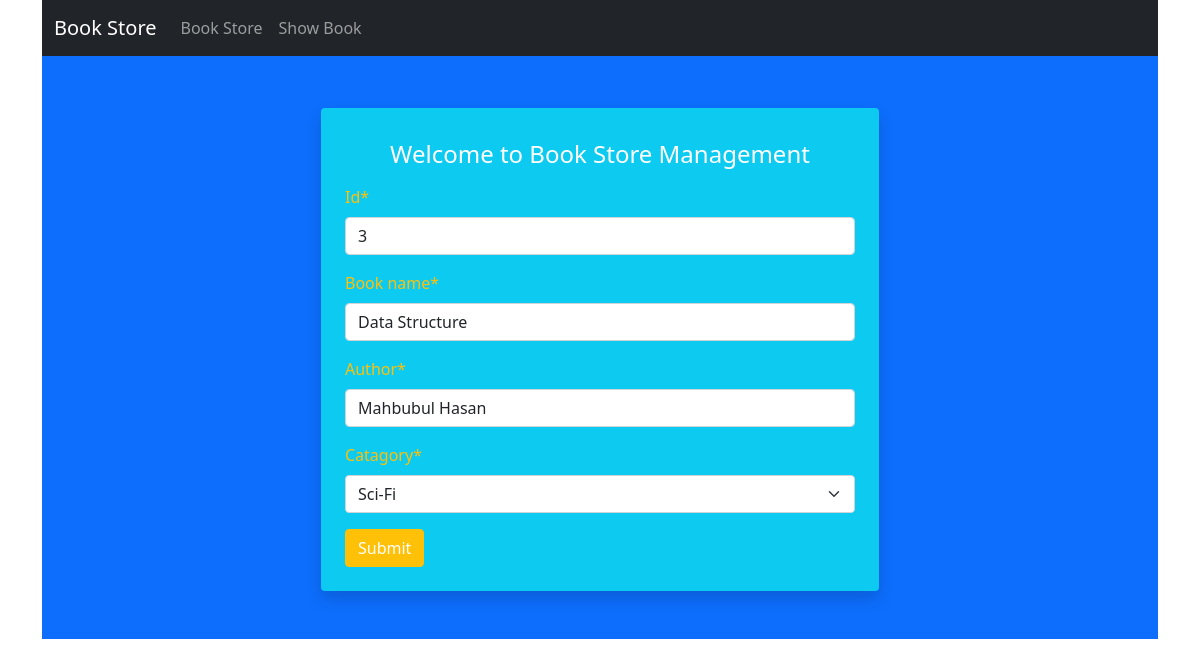
/edit_book/3, run on the app's committed database.
### book/models.py (models this page shows)
class BookStoreModel(models.Model):
    CATAGORY = (
        ('Mysteri','Mysteri'),
        ('Theriler', 'Theriler'),
        ('Sci-Fi', 'Sci-Fi'),
        ('Humor', 'Humor'),
        ('Horror', 'Horror')
    )
    id = models.IntegerField(primary_key=True)
    book_name = models.CharField(max_length=50)
    author = models.CharField(max_length=50)
    catagory = models.CharField(max_length=50, choices=CATAGORY)
    first_pub = models.DateTimeField( auto_now_add=True)
    last_pub = models.DateTimeField(auto_now=True)

### book/views.py (the view)
# urls.py: path('edit_book/<int:id>',edit_book,name='editbook'),
def edit_book(request,id):
    book = BookStoreModel.objects.get(pk=id)
    form = BookStoreForm(instance=book)
    if request.method=='POST':
        form = BookStoreForm(request.POST,instance=book)
        if form.is_valid():
            form.save()
            return redirect('showbook')
    return render(request,"store_book.html",{'form':form})

### book/forms.py
class BookStoreForm(forms.ModelForm):
    class Meta:
        model = BookStoreModel
        exclude = ['first_pub','last_pub']

### book/templates/store_book.html (shortened to what this page needs)
{% extends 'base.html' %}
{% load crispy_forms_tags %}
{% block content %}
<div class="h-auto bg-primary mt-0 pt-5 pb-5">
    <form method="POST" class="w-50 m-auto p-4 bg-info shadow text-warning rounded mt-1">
        <h4 class="text-center p-2 text-white">Welcome to Book Store Management</h4>
        {{form|crispy}}
        <input type="submit" value="Submit" class="btn btn-warning text-white">
    </form>
</div>
{% endblock content %}

### data on the page
BookStoreModel: id "3", book_name "Data Structure", author "Mahbubul Hasan", catagory "Sci-Fi"
